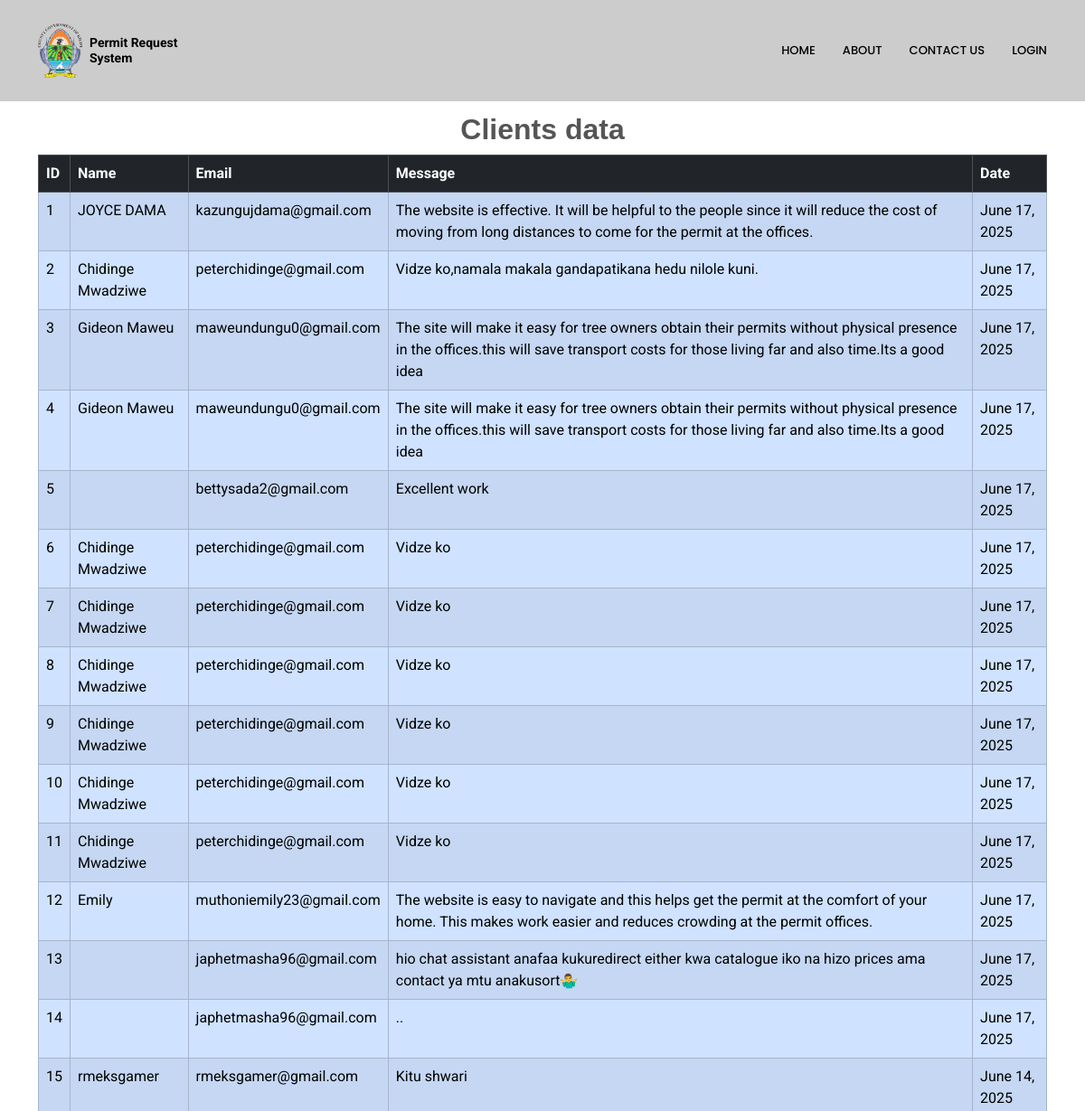
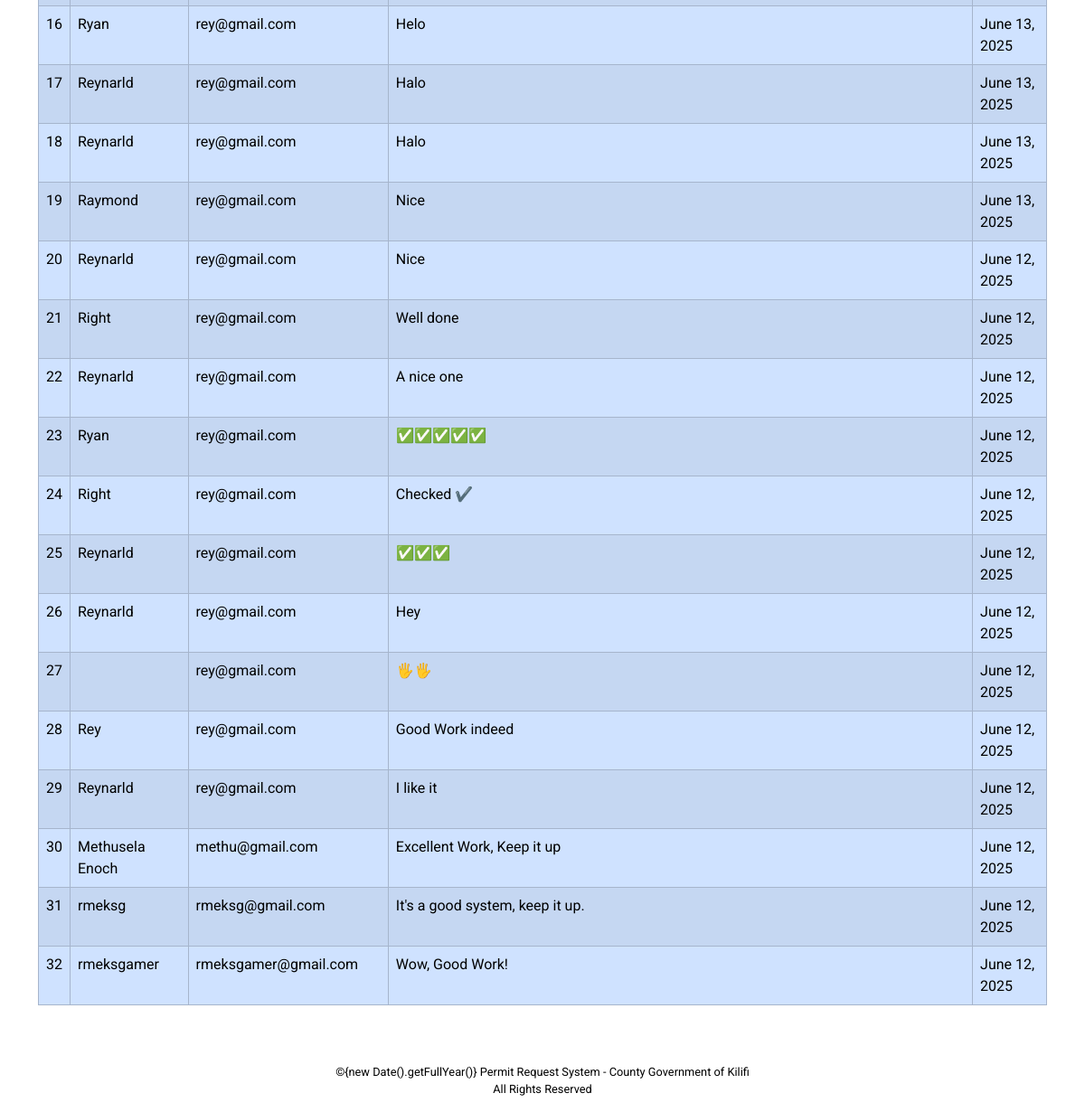
/clients/, run on the app's committed database (2 pictures, top to bottom).
### core/models.py (models this page shows, shortened)
class ClientMessage(models.Model):
    client_name = models.CharField(max_length=100, blank=True)
    client_email = models.EmailField()
    client_message = models.TextField()
    filled_at = models.DateTimeField(auto_now_add=True)

### core/views.py (the view)
# urls.py: path('clients/', views.clientss, name='clients'),
def clientss(request):
    clients = ClientMessage.objects.all().order_by('-filled_at')
    return render(request, 'clients.html', {'clients': clients})

### core/templates/clients.html (shortened to what this page needs)
{% load static %}
<!DOCTYPE html>
<html lang="en">
<head>
  <link href="{% static 'assets/vendor/bootstrap/css/bootstrap.min.css' %}" rel="stylesheet">
  <link href="{% static 'assets/vendor/bootstrap-icons/bootstrap-icons.css' %}" rel="stylesheet">
  <link href="{% static 'assets/vendor/aos/aos.css' %}" rel="stylesheet">
  <link href="{% static 'assets/vendor/fontawesome-free/css/all.min.css' %}" rel="stylesheet">
  <link href="{% static 'assets/vendor/glightbox/css/glightbox.min.css' %}" rel="stylesheet">
  <link href="{% static 'assets/vendor/swiper/swiper-bundle.min.css' %}" rel="stylesheet">
  <link href="{% static 'assets/css/main.css' %}" rel="stylesheet">
</head>
<body class="index-page">
<header class="header sticky-top" style="height: 70px;">
    <div id="branding" class="branding">
    <div class="container d-flex justify-content-between align-items-center py-3">
      <a href="{% url 'home' %}" class="d-flex align-items-center text-white text-decoration-none">
          <p class="mb-0 text-black text-center">Permit Request <br> System</p>
      </a>
      <div class="d-flex align-items-center ms-auto">
        <nav id="navmenu" class="navmenu d-none d-xl-block text-black">
          <ul class="nav">
            <li class="nav-item"><a href="{% url 'home' %}" class="nav-link">Home</a></li>
              <li class="nav-item"><a href="#Services" class="nav-link">Services</a></li>
            <li class="nav-item"><a href="{% url 'readmore' %}" class="nav-link">About</a></li>
              <li><a href="{% url 'contact' %}" class="nav-link">Contact Us</a></li>
          </ul>
        </nav>
      </div>
    </div>
  </div>
</header>
</body>
</html>
{% load static %}
<!DOCTYPE html>
<html lang="en">
<head>
  <link href="{% static 'assets/vendor/bootstrap/css/bootstrap.min.css' %}" rel="stylesheet">
  <link href="{% static 'assets/vendor/bootstrap-icons/bootstrap-icons.css' %}" rel="stylesheet">
  <link href="{% static 'assets/vendor/aos/aos.css' %}" rel="stylesheet">
  <link href="{% static 'assets/vendor/fontawesome-free/css/all.min.css' %}" rel="stylesheet">
  <link href="{% static 'assets/vendor/glightbox/css/glightbox.min.css' %}" rel="stylesheet">
  <link href="{% static 'assets/vendor/swiper/swiper-bundle.min.css' %}" rel="stylesheet">
  <link href="{% static 'assets/css/main.css' %}" rel="stylesheet">
</head>
<body class="index-page">
<header class="header sticky-top">
  <div id="branding" class="branding">
    <div class="container d-flex justify-content-between align-items-center py-3">
        <a href="{% url 'home' %}" class="d-flex align-items-center text-white text-decoration-none gap-1">
            <img src="{% static 'assets/img/logo/CGK11.png' %}" alt="Kilifi Logo" height="60" style="margin-right: 4px">
            <div class="d-flex flex-column lh-sm text-black">
                <small class="mb-0"><b>Permit Request</b></small>
                <small class="mb-0"><b>System</b></small>
            </div>
        </a>
      <div class="d-flex align-items-center ms-auto">
        <nav id="navmenu" class="navmenu d-none d-xl-block">
          <ul class="nav">
            <li class="nav-item"><a href="{% url 'home' %}" class="nav-link">Home</a></li>
            <li class="nav-item"><a href="{% url 'readmore' %}" class="nav-link">About</a></li>
            <li class="nav-item"><a href="{% url 'contact' %}" class="nav-link">Contact Us</a></li>
            {% if user.is_authenticated %}
                <li class="nav-item"><a href="{% url 'logout' %}" class="nav-link">Logout</a></li>
            {% else %}
                <li class="nav-item"><a href="{% url 'login' %}" class="nav-link">Login</a></li>
            {% endif %}
          </ul>
        </nav>
      </div>
    </div>
  </div>
</header>
<main class="main">
    <br>
<div class="container py-5">
<h2 class="text-center"><strong>Clients data</strong></h2>
<div>
      <table class="table table-striped table-bordered table-hover table-primary">
          <thead class="table-dark">
             <tr>
                <th>ID</th>
                <th>Name</th>
                <th>Email</th>
                <th>Message</th>
                <th>Date</th>
             </tr>
          </thead>
          {% for client in clients %}
          <tr>
              <td>{{ forloop.counter }}</td>
              <td>{{ client.client_name }}</td>
              <td>{{ client.client_email }}</td>
              <td>{{ client.client_message }}</td>
              <td>{{ client.filled_at|date:"F j, Y" }}</td>
          </tr>
          {% endfor %}
      </table>
</div>
</div>
        <div class="text-center">
            <a href="{% url 'readmore' %}">
            <p style="font-size: 0.80rem;" class="text-black">
                ©{new Date().getFullYear()} Permit Request System - County Government of Kilifi
                <br> All Rights Reserved
            </p>
            </a>
        </div>
</main>
</body>
</html>

### core/static/assets/css/main.css (style rules this page uses)
:root { --default-font: "Roboto", system-ui, -apple-system, "Segoe UI", Roboto, "Helvetica Neue", Arial, "Noto Sans", "Liberation Sans", sans-serif, "Apple Color Emoji", "Segoe UI Emoji", "Segoe UI Symbol", "Noto Color Emoji"; --heading-font: "Raleway", sans-serif; --nav-font: "Poppins", sans-serif; }
:root { --background-color: #ffffff; --default-color: #444444; --heading-color: #555555; --accent-color: #3fbbc0; --surface-color: #ffffff; --contrast-color: #ffffff; }
:root { --nav-color: #444444; --nav-hover-color: #3fbbc0; --nav-mobile-background-color: #ffffff; --nav-dropdown-background-color: #ffffff; --nav-dropdown-color: #444444; --nav-dropdown-hover-color: #3fbbc0; }
:root { scroll-behavior: smooth; }
html, body { margin: 0 !important; padding: 0 !important; height: 100%; }
main.main { padding-top: 52px; }
body { color: var(--default-color); background-color: var(--background-color); font-family: var(--default-font); }
a { color: var(--accent-color); text-decoration: none; transition: 0.3s; }
h1, h2, h3, h4, h5, h6 { color: var(--heading-color); font-family: "Liberation Sans"; }
.header { transition: all 0.5s; z-index: 1000; position: sticky; top: 0; box-shadow: 0px 0 18px rgba(0, 0, 0, 0.1); background-color: #ccc; }
.header .branding { min-height: 60px; padding: 10px 0; }
@media (min-width: 1200px) { .navmenu { padding: 0; } }
@media (min-width: 1200px) { .navmenu ul { margin: 0; padding: 0; display: flex; list-style: none; align-items: center; } }
@media (min-width: 1200px) { .navmenu li { position: relative; } }
@media (min-width: 1200px) { .navmenu a, .navmenu a:focus { color: var(--nav-color); padding: 18px 15px; font-size: 13px; font-family: var(--nav-font); font-weight: 500; text-transform: uppercase; display: flex; align-items: center; justify-content: space-between; white-space: nowrap; transition: 0.3s; } }
@media (min-width: 1200px) { .navmenu li:last-child a { padding-right: 0; } }

### core/templates/clients.html (style rules this page uses)
main.main { padding-top: 100px; }
.branding { position: fixed; top: 0; left: 0; right: 0; z-index: 1030; background: rgba(0, 0, 0, 0.3); transition: background 0.3s ease, box-shadow 0.3s ease; backdrop-filter: blur(6px); }
.nav-link, .nav-link:focus { color: white !important; }
html, body { height: 100%; margin: 0; padding: 0; display: flex; flex-direction: column; }
.main { flex: 1; }
.branding { position: fixed; top: 0; left: 0; right: 0; z-index: 1030; background: #ccc; transition: background 0.3s ease, box-shadow 0.3s ease; backdrop-filter: blur(6px); padding: 10px 0; }
.nav-link, .nav-link:focus { color: black !important; }

### data on the page
ClientMessage: client_name "JOYCE DAMA", client_email "kazungujdama@gmail.com", client_message "The website is effective. It will be helpful to the people since it will reduce the cost of moving from long distances to come for the permit at the offices.", filled_at "June 17, 2025"
ClientMessage: client_name "Chidinge Mwadziwe", client_email "peterchidinge@gmail.com", client_message "Vidze ko,namala makala gandapatikana hedu nilole kuni.", filled_at "June 17, 2025"
ClientMessage: client_name "Gideon Maweu", client_email "maweundungu0@gmail.com", client_message "The site will make it easy for tree owners obtain their permits without physical presence in the offices.this will save transport costs for those living far and also time.Its a good idea", filled_at "June 17, 2025"
ClientMessage: client_name "Gideon Maweu", client_email "maweundungu0@gmail.com", client_message "The site will make it easy for tree owners obtain their permits without physical presence in the offices.this will save transport costs for those living far and also time.Its a good idea", filled_at "June 17, 2025"
ClientMessage: client_email "bettysada2@gmail.com", client_message "Excellent work", filled_at "June 17, 2025"
ClientMessage: client_name "Chidinge Mwadziwe", client_email "peterchidinge@gmail.com", client_message "Vidze ko", filled_at "June 17, 2025"
ClientMessage: client_name "Chidinge Mwadziwe", client_email "peterchidinge@gmail.com", client_message "Vidze ko", filled_at "June 17, 2025"
ClientMessage: client_name "Chidinge Mwadziwe", client_email "peterchidinge@gmail.com", client_message "Vidze ko", filled_at "June 17, 2025"
ClientMessage: client_name "Chidinge Mwadziwe", client_email "peterchidinge@gmail.com", client_message "Vidze ko", filled_at "June 17, 2025"
ClientMessage: client_name "Chidinge Mwadziwe", client_email "peterchidinge@gmail.com", client_message "Vidze ko", filled_at "June 17, 2025"
ClientMessage: client_name "Chidinge Mwadziwe", client_email "peterchidinge@gmail.com", client_message "Vidze ko", filled_at "June 17, 2025"
ClientMessage: client_name "Emily", client_email "muthoniemily23@gmail.com", client_message "The website is easy to navigate and this helps get the permit at the comfort of your home. This makes work easier and reduces crowding at the permit offices.", filled_at "June 17, 2025"
ClientMessage: client_email "japhetmasha96@gmail.com", client_message "hio chat assistant anafaa kukuredirect either kwa catalogue iko na hizo prices ama contact ya mtu anakusort🤷‍♂️", filled_at "June 17, 2025"
ClientMessage: client_email "japhetmasha96@gmail.com", client_message "..", filled_at "June 17, 2025"
ClientMessage: client_name "rmeksgamer", client_email "rmeksgamer@gmail.com", client_message "Kitu shwari", filled_at "June 14, 2025"
ClientMessage: client_name "Ryan", client_email "rey@gmail.com", client_message "Helo", filled_at "June 13, 2025"
ClientMessage: client_name "Reynarld", client_email "rey@gmail.com", client_message "Halo", filled_at "June 13, 2025"
ClientMessage: client_name "Reynarld", client_email "rey@gmail.com", client_message "Halo", filled_at "June 13, 2025"
ClientMessage: client_name "Raymond", client_email "rey@gmail.com", client_message "Nice", filled_at "June 13, 2025"
ClientMessage: client_name "Reynarld", client_email "rey@gmail.com", client_message "Nice", filled_at "June 12, 2025"
ClientMessage: client_name "Right", client_email "rey@gmail.com", client_message "Well done", filled_at "June 12, 2025"
ClientMessage: client_name "Reynarld", client_email "rey@gmail.com", client_message "A nice one", filled_at "June 12, 2025"
ClientMessage: client_name "Ryan", client_email "rey@gmail.com", client_message "✅✅✅✅✅", filled_at "June 12, 2025"
ClientMessage: client_name "Right", client_email "rey@gmail.com", client_message "Checked ✔️", filled_at "June 12, 2025"
ClientMessage: client_name "Reynarld", client_email "rey@gmail.com", client_message "✅✅✅", filled_at "June 12, 2025"
ClientMessage: client_name "Reynarld", client_email "rey@gmail.com", client_message "Hey", filled_at "June 12, 2025"
ClientMessage: client_email "rey@gmail.com", client_message "🖐️🖐️", filled_at "June 12, 2025"
ClientMessage: client_name "Rey", client_email "rey@gmail.com", client_message "Good Work indeed", filled_at "June 12, 2025"
ClientMessage: client_name "Reynarld", client_email "rey@gmail.com", client_message "I like it", filled_at "June 12, 2025"
ClientMessage: client_name "Methusela Enoch", client_email "methu@gmail.com", client_message "Excellent Work, Keep it up", filled_at "June 12, 2025"
ClientMessage: client_name "rmeksg", client_email "rmeksg@gmail.com", client_message "It's a good system, keep it up.", filled_at "June 12, 2025"
ClientMessage: client_name "rmeksgamer", client_email "rmeksgamer@gmail.com", client_message "Wow, Good Work!", filled_at "June 12, 2025"
